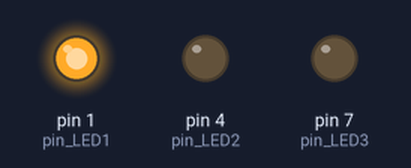
Simulated run of this sketch. Board: Arduino Uno, built with avr-gcc and run on an emulated ATmega328P. On the bench: output pins drawn as LEDs (lit = HIGH).

Above: at 1.0 s.
At 2.5 s:
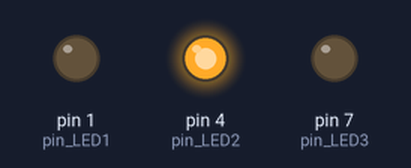
At 4.0 s:
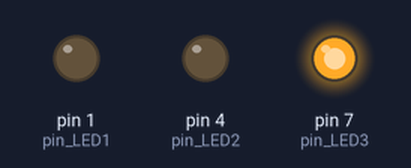
Timing chart, 0 to 6.5 s (numbered marks = the images above):
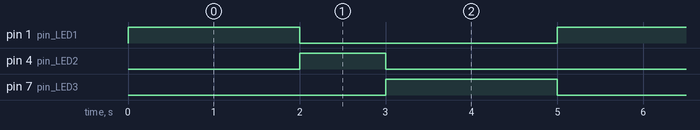

Measured:
- by itself, pin 1 (pin_LED1), pin 7 (pin_LED3): alternates HIGH for 2.0 s and LOW for 3.0 s
- by itself, pin 4 (pin_LED2): alternates HIGH for 1.0 s and LOW for 4.0 s
- by itself, everything shown: repeats every 5.0 s, in 4 steps

The sketch:

LED_ex06.ino
```cpp
int pin_LED1 = 1;
int pin_LED2 = 4;
int pin_LED3 = 7;
void setup()
{
    pinMode(pin_LED1,OUTPUT);
    pinMode(pin_LED2,OUTPUT);
    pinMode(pin_LED3,OUTPUT);

}
void loop()
{
    digitalWrite(pin_LED1,HIGH);
    delay(2000);

    digitalWrite(pin_LED1,LOW);
    digitalWrite(pin_LED2,HIGH);
    delay(1000);

    digitalWrite(pin_LED2, LOW);
    digitalWrite(pin_LED3,HIGH);
    delay(2000);

    digitalWrite(pin_LED3,LOW);


}
```
